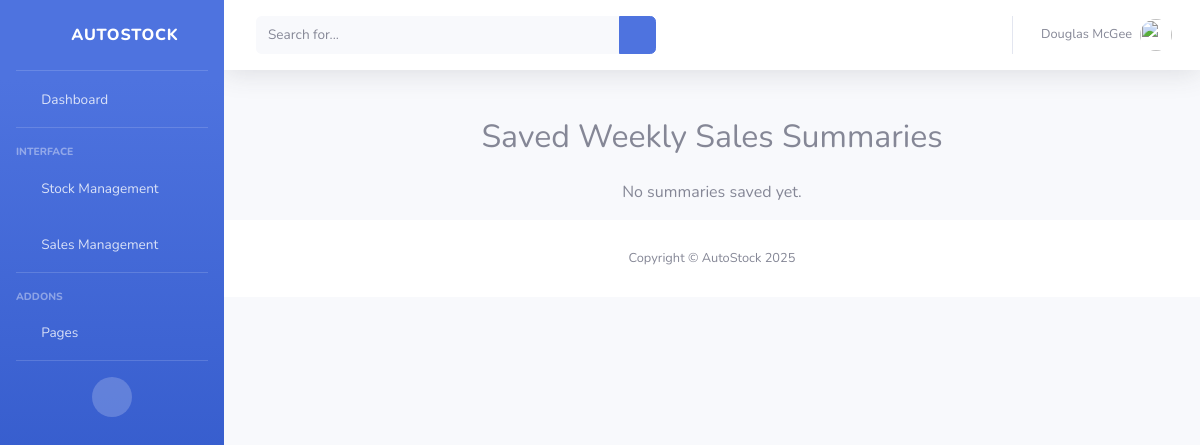
The app's page /weekly_summary_list/, older data.
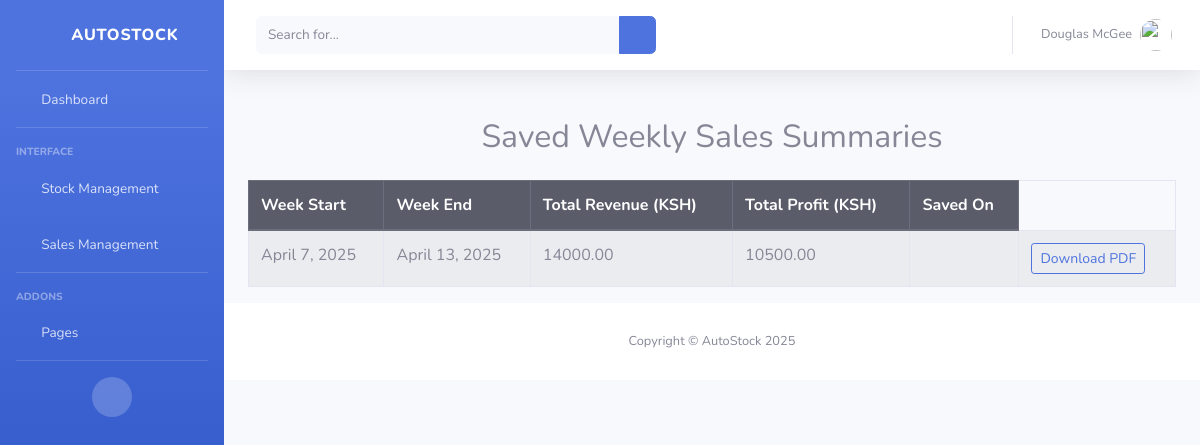
The same page, newer data.
### autoapp/models.py (models this page shows, shortened)
class WeeklySalesRecord(models.Model):
    week_start = models.DateField()
    week_end = models.DateField()
    total_revenue = models.DecimalField(max_digits=12, decimal_places=2)
    total_profit = models.DecimalField(max_digits=12, decimal_places=2)
    created_at = models.DateTimeField(auto_now_add=True)

### autoapp/views.py (the view)
# urls.py: path('weekly_summary_list/', views.weekly_summary_list, name='weekly_summary_list'),
def weekly_summary_list(request):
    summaries = WeeklySalesRecord.objects.order_by('-week_start')  # Newest first
    return render(request, "weekly_summary_list.html", {"summaries": summaries})

### template/weekly_summary_list.html (shortened to what the changed rows need)
<!DOCTYPE html>
<html lang="en">
<head>
    {% load static %}
    <link href="{% static 'vendor/fontawesome-free/css/all.min.css' %}" rel="stylesheet" type="text/css">
    <link href="{% static 'css/sb-admin-2.min.css' %}" rel="stylesheet">
    <link href="{% static 'vendor/datatables/dataTables.bootstrap4.min.css' %}" rel="stylesheet">
</head>
<body id="page-top">
    <div id="wrapper">
        <div id="content-wrapper" class="d-flex flex-column">
            <div id="content">
              <div class="container mt-5">
    <h2 class="text-center mb-4">Saved Weekly Sales Summaries</h2>
    {% if summaries %}
        <table class="table table-bordered table-striped">
            <thead class="thead-dark">
                <tr>
                    <th>Week Start</th>
                    <th>Week End</th>
                    <th>Total Revenue (KSH)</th>
                    <th>Total Profit (KSH)</th>
                    <th>Saved On</th>
                </tr>
            </thead>
            <tbody>
                {% for summary in summaries %}
                <tr>
                    <td>{{ summary.week_start }}</td>
                    <td>{{ summary.week_end }}</td>
                    <td>{{ summary.total_revenue }}</td>
                    <td>{{ summary.total_profit }}</td>
                    <td>{{ summary.saved_on }}</td>
                    <td>
                       <a href="{% url 'download_weekly_summary_pdf' summary.id %}" class="btn btn-sm btn-outline-primary">
                       Download PDF
                       </a>
                    </td>
                </tr>
                {% endfor %}
            </tbody>
        </table>
    {% else %}
        <p class="text-center">No summaries saved yet.</p>
    {% endif %}
</div>
        </div>
    </div>
</body>
</html>

Row changes from the older to the newer data that the page shows:
added WeeklySalesRecord: week_start "April 7, 2025", week_end "April 13, 2025", total_revenue "14000.00", total_profit "10500.00"
Text that changed along with them:
text no longer shown: "No summaries saved yet."
text now shown: "Week Start Week End Total Revenue (KSH) Total Profit (KSH) Saved On"
